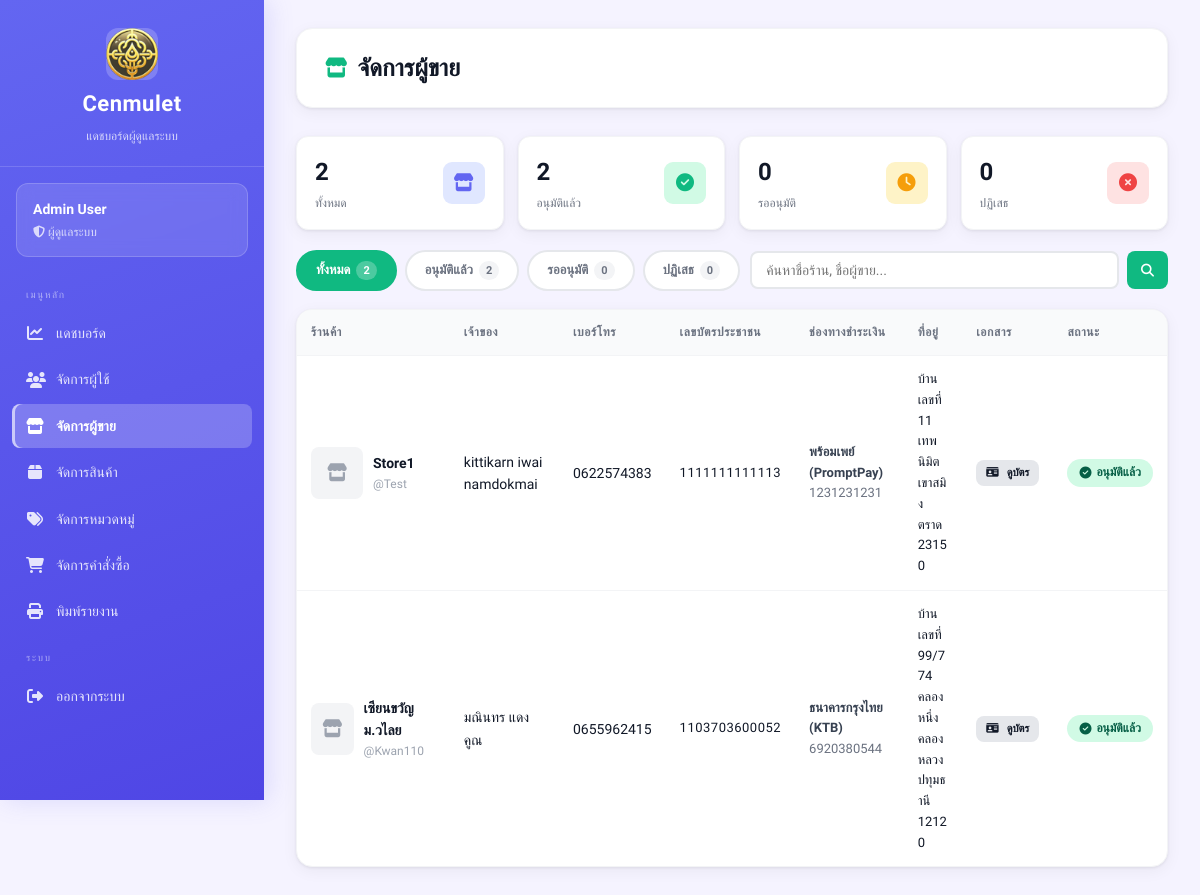
/views/admin/sellers.php (signed in), run on an earlier commit of the app's database.
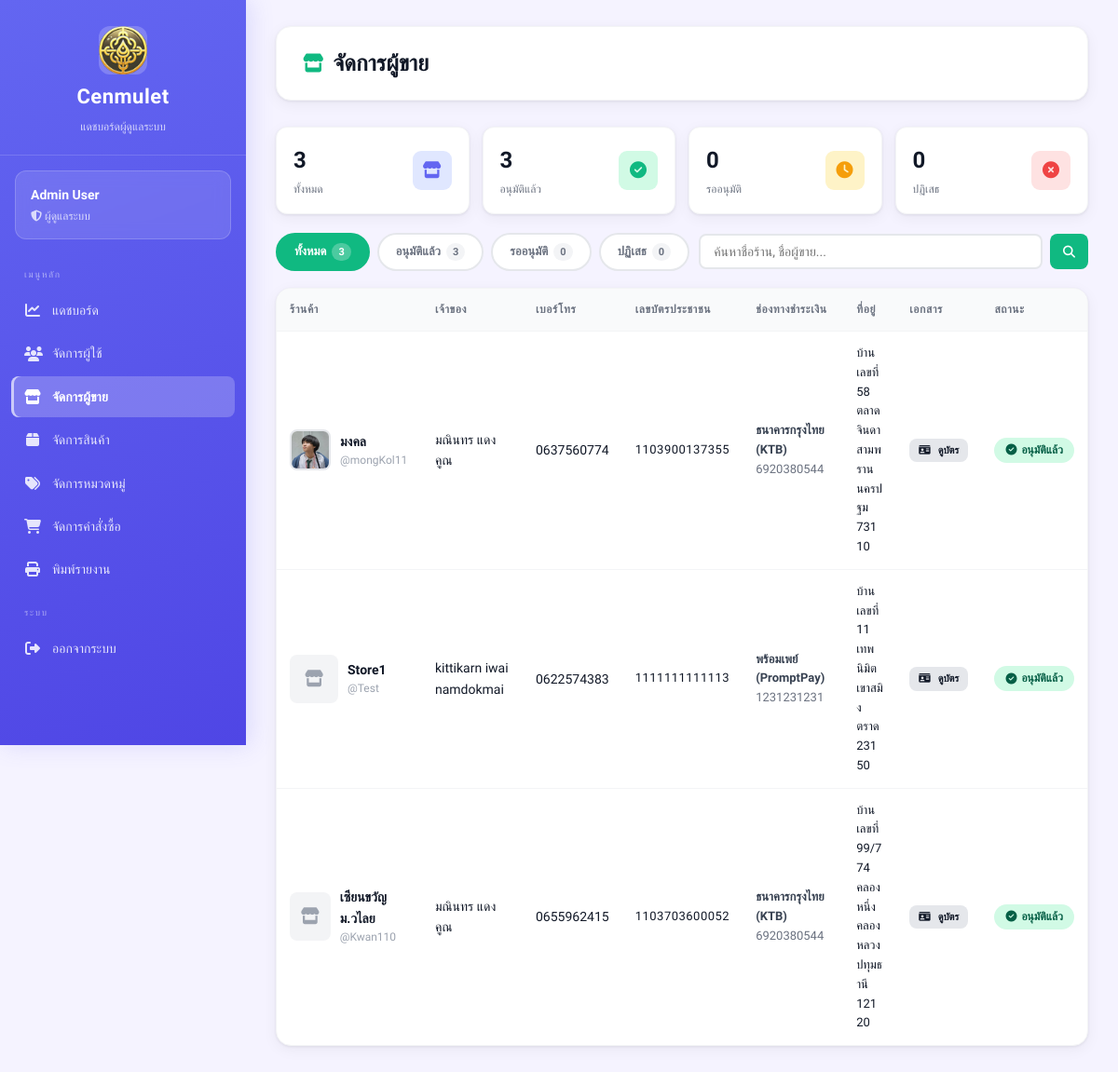
And on a later commit of the database.
### tables this page shows
CREATE TABLE sellers (
    id INTEGER PRIMARY KEY AUTOINCREMENT,
    fullname TEXT,
    store_name TEXT,
    username TEXT UNIQUE,
    password TEXT,
    address TEXT,
    img_store TEXT,
    tel TEXT,
    pay_contax TEXT,
    id_per TEXT,
    img_per TEXT,

    status TEXT DEFAULT 'pending',
    reject_reason TEXT,
    reviewed_at DATETIME
, pay_bank TEXT);

### views/admin/sellers.php (the view, shortened to what the changed rows need)
<?php
require_once __DIR__ . "/../../config/db.php";
$filter  = $_GET['filter'] ?? 'all';
$search  = trim($_GET['search'] ?? '');
$conditions = [];
$params     = [];
$where = $conditions ? "WHERE " . implode(" AND ", $conditions) : "";
$stmt = $db->prepare("SELECT * FROM sellers $where ORDER BY id DESC");
$stmt->execute($params);
$sellers = $stmt->fetchAll(PDO::FETCH_ASSOC);
$n_all      = $db->query("SELECT COUNT(*) FROM sellers")->fetchColumn();
$n_approved = $db->query("SELECT COUNT(*) FROM sellers WHERE status='approved'")->fetchColumn();
?>
<!DOCTYPE html>
<html lang="th">
<head>
    <link rel="stylesheet" href="/public/css/dashboard.css">
    <link rel="stylesheet" href="https://cdnjs.cloudflare.com/ajax/libs/font-awesome/6.5.1/css/all.min.css">
</head>
<body class="admin">
<div class="dashboard-container">
<?php include __DIR__ . '/_sidebar.php'; ?>
<main class="main-content">
    <div class="top-bar">
        <h1><i class="fa-solid fa-store"></i> จัดการผู้ขาย</h1>
    </div>
    <div class="stats-mini" style="margin-bottom:20px">
        <div class="stat-mini">
            <div><div class="stat-mini-value"><?php echo $n_all; ?></div><div class="stat-mini-label">ทั้งหมด</div></div>
        </div>
        <div class="stat-mini">
            <div><div class="stat-mini-value"><?php echo $n_approved; ?></div><div class="stat-mini-label">อนุมัติแล้ว</div></div>
        </div>
    </div>
    <div style="display:flex;gap:10px;flex-wrap:wrap;margin-bottom:18px;align-items:center">
        <div class="filter-tabs" style="margin-bottom:0">
            <a href="?filter=all<?php echo $search ? '&search='.urlencode($search) : ''; ?>"
               class="filter-tab <?php echo $filter==='all'      ? 'active':'' ?>">ทั้งหมด <span class="tab-count"><?php echo $n_all; ?></span></a>
            <a href="?filter=approved<?php echo $search ? '&search='.urlencode($search) : ''; ?>"
               class="filter-tab <?php echo $filter==='approved' ? 'active':'' ?>">อนุมัติแล้ว <span class="tab-count"><?php echo $n_approved; ?></span></a>
        </div>
    </div>
    <div class="card">
        <div class="table-wrapper">
        <?php if (count($sellers) > 0): ?>
        <table>
            <thead>
                <tr>
                    <th>ร้านค้า</th>
                    <th>เจ้าของ</th>
                    <th>เบอร์โทร</th>
                    <th>เลขบัตรประชาชน</th>
                    <th>ช่องทางชำระเงิน</th>
                    <th>ที่อยู่</th>
                    <th>เอกสาร</th>
                    <th>สถานะ</th>
                </tr>
            </thead>
            <tbody>
            <?php foreach ($sellers as $s): ?>
            <tr>
                <td>
                    <div style="display:flex;align-items:center;gap:10px">
                        <?php if (!empty($s['img_store'])): ?>
                        <img src="/uploads/sellers/<?php echo htmlspecialchars($s['img_store']); ?>"
                             style="width:44px;height:44px;border-radius:8px;object-fit:cover;border:2px solid #e5e7eb">
                        <?php else: ?>
                        <div class="no-image"><i class="fa-solid fa-store"></i></div>
                        <?php endif; ?>
                        <div>
                            <div style="font-weight:600"><?php echo htmlspecialchars($s['store_name']); ?></div>
                            <div style="font-size:12px;color:#9ca3af">@<?php echo htmlspecialchars($s['username']); ?></div>
                        </div>
                    </div>
                </td>
                <td><?php echo htmlspecialchars($s['fullname']); ?></td>
                <td><?php echo htmlspecialchars($s['tel']); ?></td>
                <td style="font-size:13px;letter-spacing:.5px"><?php echo htmlspecialchars($s['id_per'] ?? '-'); ?></td>
                <td style="font-size:13px">
                    <?php if (!empty($s['pay_bank'])): ?>
                        <div style="font-weight:600;color:#374151"><?php echo htmlspecialchars($s['pay_bank']); ?></div>
                        <div style="color:#6b7280"><?php echo htmlspecialchars($s['pay_contax'] ?? '-'); ?></div>
                    <?php else: ?>
                        <?php echo htmlspecialchars($s['pay_contax'] ?? '-'); ?>
                    <?php endif; ?>
                </td>
                <td style="font-size:13px;max-width:160px;word-break:break-word"><?php echo htmlspecialchars($s['address'] ?? '-'); ?></td>
                <td>
                    <?php if (!empty($s['img_per'])): ?>
                    <a href="/uploads/sellers/<?php echo htmlspecialchars($s['img_per']); ?>"
                       target="_blank" class="btn btn-sm btn-secondary" style="font-size:11px;padding:4px 10px">
                        <i class="fa-solid fa-id-card"></i> ดูบัตร
                    </a>
                    <?php else: ?>
                    <span style="color:#d1d5db;font-size:12px">ไม่มี</span>
                    <?php endif; ?>
                </td>
                <td>
                    <?php
                    $badges = [
                        'approved' => ['badge-success','fa-check-circle','อนุมัติแล้ว'],
                        'pending'  => ['badge-warning','fa-clock','รออนุมัติ'],
                        'rejected' => ['badge-danger', 'fa-times-circle','ปฏิเสธ'],
                    ];
                    [$cls,$icon,$label] = $badges[$s['status']] ?? ['badge-warning','fa-clock','ไม่ทราบ'];
                    ?>
                    <span class="badge <?php echo $cls; ?>">
                        <i class="fa-solid <?php echo $icon; ?>"></i> <?php echo $label; ?>
                    </span>
                </td>
            </tr>
            <?php endforeach; ?>
            </tbody>
        </table>
        <?php endif; ?>
        </div>
    </div>
</main>
</div>
</body>
</html>

What changed in the data, as far as the page shows it:
added sellers: img_store (picture), store_name "มงคล", username "mongKol11", fullname "มณินทร แดงคูณ", tel "0637560774", id_per "1103900137355", pay_bank "ธนาคารกรุงไทย (KTB)", pay_contax "6920380544", address "บ้านเลขที่ 58 ตลาดจินดา สามพราน นครปฐม 73110", label "อนุมัติแล้ว"
Also different on the page:
$n_all: "2" → "3"
$n_approved: "2" → "3"
